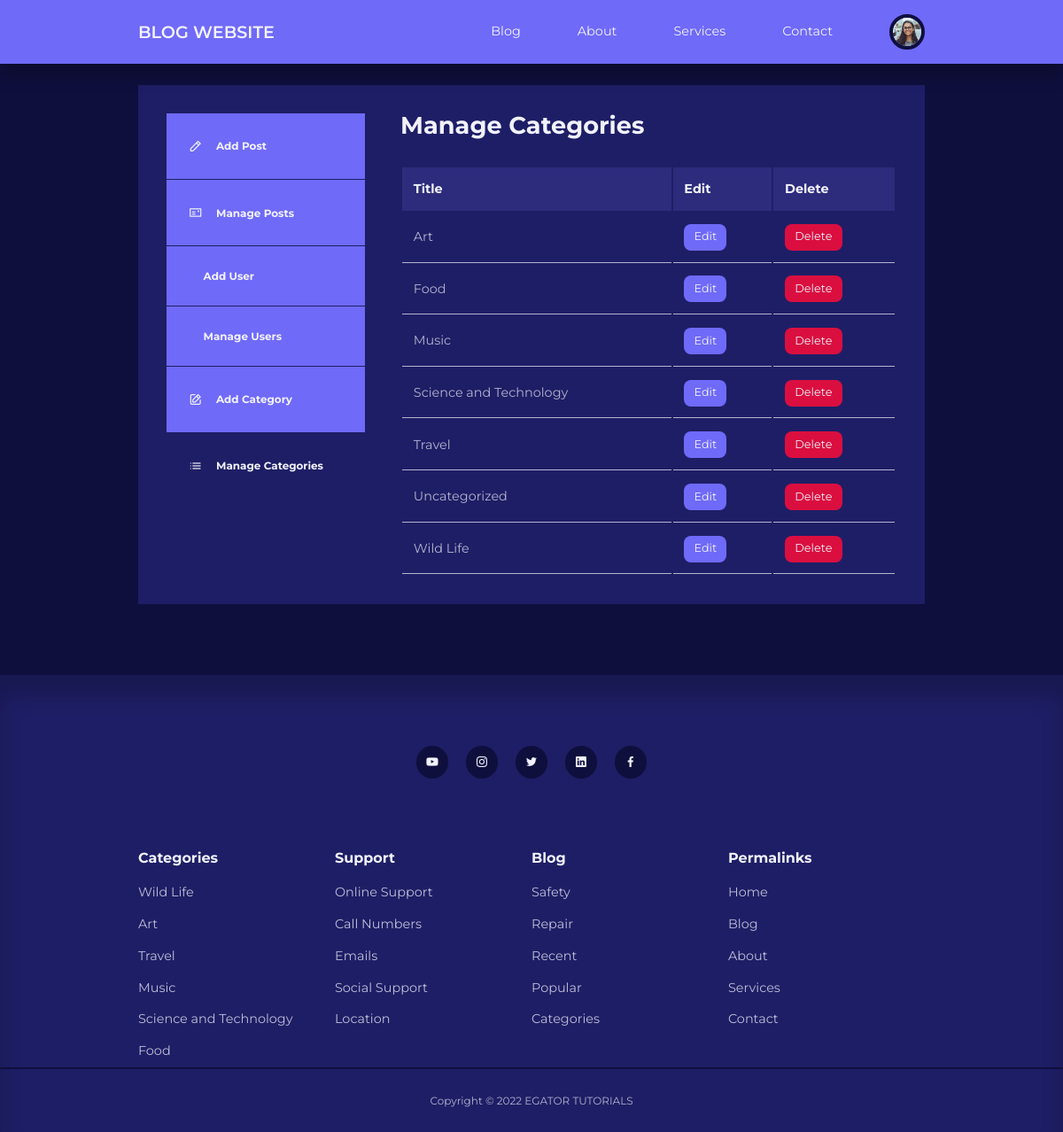
The app's page /admin/manage-categories.php (signed in) with its own data.
### tables this page shows
CREATE TABLE `users` (
  `id` int(11) UNSIGNED NOT NULL,
  `firstname` varchar(50) NOT NULL,
  `lastname` varchar(50) NOT NULL,
  `username` varchar(50) NOT NULL,
  `email` varchar(100) NOT NULL,
  `password` varchar(255) NOT NULL,
  `avatar` varchar(255) NOT NULL,
  `is_admin` tinyint(1) NOT NULL
);

CREATE TABLE `categories` (
  `id` int(11) UNSIGNED NOT NULL,
  `title` varchar(50) NOT NULL,
  `description` text NOT NULL
);

### admin/partials/header.php (called while the page is built, shortened)
<?php
require $_SERVER['DOCUMENT_ROOT'] . '/Blog/partials/header.php';
?>

### admin/manage-categories.php (the view, shortened to what this page needs)
<?php
  include $_SERVER['DOCUMENT_ROOT'] . '/Blog/admin/partials/header.php';
  $query = "SELECT * FROM categories ORDER BY title";
  $categories = mysqli_query($connection, $query);
  ?>
<section class="dashboard">
    <div class="container dashboard-container">
        <aside>
            <ul>
                <li>
                    <a href="./add-post.php">
                        <i class="uil uil-pen"></i>
                        <h5>Add Post</h5>
                    </a>
                </li>
                <li>
                    <a href="./index.php">
                        <i class="uil uil-postcard"></i>
                        <h5>Manage Posts</h5>
                    </a>
                </li>
                <?php if (isset($_SESSION['user-is-admin'])) : ?>
                    <li>
                        <a href="./add-user.php">
                            <h5>Add User</h5>
                        </a>
                    </li>
                    <li>
                        <a href="./manage-users.php">
                            <h5>Manage Users</h5>
                        </a>
                    </li>
                    <li>
                        <a href="./add-category.php">
                            <i class="uil uil-edit"></i>
                            <h5>Add Category</h5>
                        </a>
                    </li>
                    <li>
                        <a href="./manage-categories.php" class="active">
                            <i class="uil uil-list-ul"></i>
                            <h5>Manage Categories</h5>
                        </a>
                    </li>
                <?php endif ?>
            </ul>
        </aside>
        <main>
            <h2>Manage Categories</h2>
            <?php if (mysqli_num_rows($categories) > 0) : ?>
                <table>
                    <thead>
                        <tr>
                            <th>Title</th>
                            <th>Edit</th>
                            <th>Delete</th>
                        </tr>
                    </thead>
                    <tbody>
                        <?php while ($category = mysqli_fetch_assoc($categories)) : ?>
                            <tr>
                                <td><?= $category['title'] ?></td>
                                <td><a href="<?= ROOT_URL ?>admin/edit-category.php?id=<?= $category['id'] ?>" class="btn sm">Edit</a></td>
                                <td><a href="<?= ROOT_URL ?>admin/delete-category.php?id=<?= $category['id'] ?>" class="btn sm danger">Delete</a></td>
                            </tr>
                        <?php endwhile ?>
                    </tbody>
                </table>
            <?php else : ?>
                <div class="alert-message error"><?= "No Categories Found" ?></div>
            <?php endif ?>
        </main>
    </div>
</section>
<?php
  include $_SERVER['DOCUMENT_ROOT'] . '/Blog/partials/footer.php';
  ?>

### partials/header.php (shortened to what this page needs)
<?php
require $_SERVER['DOCUMENT_ROOT'] . '/Blog/config/database.php';
if(isset($_SESSION['user-id'])) {
    $id = filter_var($_SESSION['user-id'], FILTER_SANITIZE_FULL_SPECIAL_CHARS);
    $query = "SELECT avatar from users WHERE id = '$id'";
    $result = mysqli_query($connection, $query);
    $avatar = mysqli_fetch_assoc($result);
}
?>
<!DOCTYPE html>
<html lang="en">
<head>
    <link rel="stylesheet" href="<?php echo ROOT_URL ?>css/style.css">
    <link rel="stylesheet" href="https://unicons.iconscout.com/release/v4.0.0/css/line.css">
</head>
<body>
    <nav>
        <div class="container nav-container">
            <a href="<?php echo ROOT_URL ?>index.php" class="nav-logo">BLOG WEBSITE</a>
            <ul class="nav-items">
                <li><a href="<?php echo ROOT_URL ?>pages/blog.php">Blog</a></li>
                <li><a href="<?php echo ROOT_URL ?>pages/about.php">About</a></li>
                <li><a href="<?php echo ROOT_URL ?>pages/services.php">Services</a></li>
                <li><a href="<?php echo ROOT_URL ?>pages/contact.php">Contact</a></li>
               <?php if (isset($_SESSION['user-id'])) : ?>
                <li class="nav-profile">
                    <div class="avatar">
                        <img src="<?php echo ROOT_URL . "img/" . $avatar['avatar'] ?>">
                    </div>
                </li>
                <?php else : ?>
                <li><a href="pages/signin.php">Sign In</a></li>
                <?php endif ?>
            </ul>
        </div>
    </nav>

### css/style.css (style rules this page uses)
:root { --color-primary: #6f6af8; --color-primary-light: hsl(242, 91%, 69%, 18%); --color-primary-variant: #5854c7; --color-red: #da0f3f; --color-red-light: hsl(346, 87%, 46%, 15%); --color-green: #00c476; --color-green-light: hsl(156, 100%, 38%, 15%); --color-gray-900: #1e1e66; --color-gray-700: #2d2b7c; --color-gray-300: rgba(242, 242, 254, 0.3); --color-gray-200: rgba(242, 242, 254, 0.7); --color-white: #f2f2fe; --color-bg: #0f0f3e; --transition: all 300ms ease; --container-width-lg: 74%; --container-width-md: 88%; --form-width: 40%; --card-border-radius-1: 0.3rem; --card-border-radius-2: 0.5rem; --card-border-radius-3: 0.8rem; --card-border-radius-4: 2rem; --card-border-radius-5: 5rem; }
* { margin: 0; padding: 0; outline: 0; border: 0; appearance: 0; list-style: none; text-decoration: none; box-sizing: border-box; }
body { font-family: 'Montserrat', sans-serif; line-height: 1.6; color: var(--color-gray-200); overflow-x: hidden; background: var(--color-bg); font-size: 0.9rem; }
.container { width: var(--container-width-lg); max-width: 1800px; margin-inline: auto; }
section { margin-top: 3rem; width: 100vw; }
h1, h2, h3, h4, h5, h6 { color: var(--color-white); line-height: 1.3; }
h2 { font-size: 1.7rem; margin: 1rem 0; }
a { color: var(--color-white); transition: var(--transition); }
img { display: block; width: 100%; object-fit: cover; }
nav { background: var(--color-primary); width: 100vw; height: 4.5rem; position: fixed; top: 0; z-index: 10; box-shadow: 0 1rem 1rem rgba(0, 0, 0, 0.2); }
.nav-container { height: 100%; display: flex; align-items: center; justify-content: space-between; }
.avatar { width: 2.5rem; height: 2.5rem; border-radius: 50%; overflow: hidden; border: 0.3rem solid var(--color-bg); }
.nav-logo { font-weight: 600; font-size: 1.2rem; }
.nav-items { display: flex; align-items: center; gap: 4rem; }
.nav-profile { position: relative; cursor: pointer; }
.btn { display: inline-block; width: fit-content; padding: 0.6rem 1.2rem; background-color: var(--color-primary); border-radius: var(--card-border-radius-2); cursor: pointer; transition: var(--transition); color: var(--color-white); }
.btn.sm { padding: 0.3rem 0.7rem; font-size: 0.8rem; }
.btn.danger { background: var(--color-red); }
.dashboard { margin-top: 6rem; }
.dashboard-container { display: grid; grid-template-columns: 14rem auto; gap: 1rem; background: var(--color-gray-900); padding: 2rem; margin-bottom: 5rem; }
.dashboard aside a { background: var(--color-primary); display: flex; gap: 1rem; align-items: center; padding: 1.6rem; }
.dashboard aside a.active { background: var(--color-gray-900); }
.dashboard aside ul li:not(:last-child) a { border-bottom: 1px solid var(--color-gray-900); }
.dashboard main { margin-left: 1.5rem; }
.dashboard main h2 { margin: 0 0 2rem 0; line-height: 1; }
.dashboard main table { width: 100%; text-align: left; }
.dashboard main table th { background: var(--color-gray-700); padding: 0.8rem; color: var(--color-white); }
.dashboard main table td { padding: 0.8rem; border-bottom: 1px solid var(--color-gray-200); }

### records on screen
users: avatar (picture)
categories: title "Art"
categories: title "Food"
categories: title "Music"
categories: title "Science and Technology"
categories: title "Travel"
categories: title "Uncategorized"
categories: title "Wild Life"
